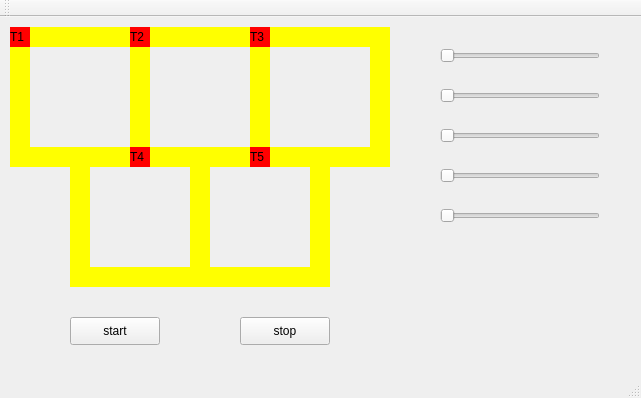
<?xml version="1.0" encoding="UTF-8"?>
<ui version="4.0">
 <class>MainWindow</class>
 <widget class="QMainWindow" name="MainWindow">
  <property name="geometry">
   <rect>
    <x>0</x>
    <y>0</y>
    <width>641</width>
    <height>398</height>
   </rect>
  </property>
  <property name="windowTitle">
   <string>MainWindow</string>
  </property>
  <widget class="QWidget" name="centralWidget">
   <widget class="QLabel" name="trem_1">
    <property name="geometry">
     <rect>
      <x>10</x>
      <y>10</y>
      <width>20</width>
      <height>20</height>
     </rect>
    </property>
    <property name="styleSheet">
     <string notr="true">QLabel { background: red}</string>
    </property>
    <property name="text">
     <string>T1</string>
    </property>
   </widget>
   <widget class="QLabel" name="label_trilho1">
    <property name="geometry">
     <rect>
      <x>10</x>
      <y>10</y>
      <width>140</width>
      <height>20</height>
     </rect>
    </property>
    <property name="styleSheet">
     <string notr="true">QLabel { background: yellow}</string>
    </property>
    <property name="text">
     <string/>
    </property>
   </widget>
   <widget class="QLabel" name="label_trilho4">
    <property name="geometry">
     <rect>
      <x>10</x>
      <y>30</y>
      <width>20</width>
      <height>100</height>
     </rect>
    </property>
    <property name="styleSheet">
     <string notr="true">QLabel { background: yellow}</string>
    </property>
    <property name="text">
     <string/>
    </property>
   </widget>
   <widget class="QLabel" name="trem_2">
    <property name="enabled">
     <bool>true</bool>
    </property>
    <property name="geometry">
     <rect>
      <x>130</x>
      <y>10</y>
      <width>20</width>
      <height>20</height>
     </rect>
    </property>
    <property name="styleSheet">
     <string notr="true">QLabel { background: red}</string>
    </property>
    <property name="text">
     <string>T2</string>
    </property>
    <property name="indent">
     <number>-1</number>
    </property>
   </widget>
   <widget class="QLabel" name="label_trilho1_2">
    <property name="geometry">
     <rect>
      <x>150</x>
      <y>10</y>
      <width>120</width>
      <height>20</height>
     </rect>
    </property>
    <property name="styleSheet">
     <string notr="true">QLabel { background: yellow}</string>
    </property>
    <property name="text">
     <string/>
    </property>
   </widget>
   <widget class="QLabel" name="label_trilho1_3">
    <property name="geometry">
     <rect>
      <x>270</x>
      <y>10</y>
      <width>120</width>
      <height>20</height>
     </rect>
    </property>
    <property name="styleSheet">
     <string notr="true">QLabel { background: yellow}</string>
    </property>
    <property name="text">
     <string/>
    </property>
   </widget>
   <widget class="QLabel" name="label_trilho1_4">
    <property name="geometry">
     <rect>
      <x>10</x>
      <y>130</y>
      <width>140</width>
      <height>20</height>
     </rect>
    </property>
    <property name="styleSheet">
     <string notr="true">QLabel { background: yellow}</string>
    </property>
    <property name="text">
     <string/>
    </property>
   </widget>
   <widget class="QLabel" name="label_trilho4_2">
    <property name="geometry">
     <rect>
      <x>130</x>
      <y>30</y>
      <width>20</width>
      <height>100</height>
     </rect>
    </property>
    <property name="styleSheet">
     <string notr="true">QLabel { background: yellow}</string>
    </property>
    <property name="text">
     <string/>
    </property>
   </widget>
   <widget class="QLabel" name="label_trilho4_3">
    <property name="geometry">
     <rect>
      <x>250</x>
      <y>30</y>
      <width>20</width>
      <height>100</height>
     </rect>
    </property>
    <property name="styleSheet">
     <string notr="true">QLabel { background: yellow}</string>
    </property>
    <property name="text">
     <string/>
    </property>
   </widget>
   <widget class="QLabel" name="label_trilho1_6">
    <property name="geometry">
     <rect>
      <x>150</x>
      <y>130</y>
      <width>120</width>
      <height>20</height>
     </rect>
    </property>
    <property name="styleSheet">
     <string notr="true">QLabel { background: yellow}</string>
    </property>
    <property name="text">
     <string/>
    </property>
   </widget>
   <widget class="QLabel" name="label_trilho1_7">
    <property name="geometry">
     <rect>
      <x>270</x>
      <y>130</y>
      <width>120</width>
      <height>20</height>
     </rect>
    </property>
    <property name="styleSheet">
     <string notr="true">QLabel { background: yellow}</string>
    </property>
    <property name="text">
     <string/>
    </property>
   </widget>
   <widget class="QLabel" name="label_trilho4_4">
    <property name="geometry">
     <rect>
      <x>370</x>
      <y>30</y>
      <width>20</width>
      <height>100</height>
     </rect>
    </property>
    <property name="styleSheet">
     <string notr="true">QLabel { background: yellow}</string>
    </property>
    <property name="text">
     <string/>
    </property>
   </widget>
   <widget class="QLabel" name="label_trilho4_5">
    <property name="geometry">
     <rect>
      <x>310</x>
      <y>150</y>
      <width>20</width>
      <height>100</height>
     </rect>
    </property>
    <property name="styleSheet">
     <string notr="true">QLabel { background: yellow}</string>
    </property>
    <property name="text">
     <string/>
    </property>
   </widget>
   <widget class="QLabel" name="label_trilho1_8">
    <property name="geometry">
     <rect>
      <x>210</x>
      <y>250</y>
      <width>120</width>
      <height>20</height>
     </rect>
    </property>
    <property name="styleSheet">
     <string notr="true">QLabel { background: yellow}</string>
    </property>
    <property name="text">
     <string/>
    </property>
   </widget>
   <widget class="QLabel" name="label_trilho1_9">
    <property name="geometry">
     <rect>
      <x>70</x>
      <y>250</y>
      <width>140</width>
      <height>20</height>
     </rect>
    </property>
    <property name="styleSheet">
     <string notr="true">QLabel { background: yellow}</string>
    </property>
    <property name="text">
     <string/>
    </property>
   </widget>
   <widget class="QLabel" name="label_trilho4_6">
    <property name="geometry">
     <rect>
      <x>190</x>
      <y>150</y>
      <width>20</width>
      <height>100</height>
     </rect>
    </property>
    <property name="styleSheet">
     <string notr="true">QLabel { background: yellow}</string>
    </property>
    <property name="text">
     <string/>
    </property>
   </widget>
   <widget class="QLabel" name="label_trilho4_7">
    <property name="geometry">
     <rect>
      <x>70</x>
      <y>150</y>
      <width>20</width>
      <height>100</height>
     </rect>
    </property>
    <property name="styleSheet">
     <string notr="true">QLabel { background: yellow}</string>
    </property>
    <property name="text">
     <string/>
    </property>
   </widget>
   <widget class="QSlider" name="trem_1_slider">
    <property name="geometry">
     <rect>
      <x>440</x>
      <y>30</y>
      <width>160</width>
      <height>17</height>
     </rect>
    </property>
    <property name="minimum">
     <number>0</number>
    </property>
    <property name="maximum">
     <number>100</number>
    </property>
    <property name="orientation">
     <enum>Qt::Horizontal</enum>
    </property>
    <property name="tickInterval">
     <number>100</number>
    </property>
   </widget>
   <widget class="QSlider" name="trem_5_slider">
    <property name="geometry">
     <rect>
      <x>440</x>
      <y>190</y>
      <width>160</width>
      <height>17</height>
     </rect>
    </property>
    <property name="maximum">
     <number>100</number>
    </property>
    <property name="orientation">
     <enum>Qt::Horizontal</enum>
    </property>
    <property name="tickInterval">
     <number>100</number>
    </property>
   </widget>
   <widget class="QSlider" name="trem_2_slider">
    <property name="geometry">
     <rect>
      <x>440</x>
      <y>70</y>
      <width>160</width>
      <height>17</height>
     </rect>
    </property>
    <property name="minimum">
     <number>0</number>
    </property>
    <property name="maximum">
     <number>100</number>
    </property>
    <property name="orientation">
     <enum>Qt::Horizontal</enum>
    </property>
    <property name="tickInterval">
     <number>100</number>
    </property>
   </widget>
   <widget class="QSlider" name="trem_4_slider">
    <property name="geometry">
     <rect>
      <x>440</x>
      <y>150</y>
      <width>160</width>
      <height>17</height>
     </rect>
    </property>
    <property name="maximum">
     <number>100</number>
    </property>
    <property name="orientation">
     <enum>Qt::Horizontal</enum>
    </property>
    <property name="tickInterval">
     <number>100</number>
    </property>
   </widget>
   <widget class="QSlider" name="trem_3_slider">
    <property name="geometry">
     <rect>
      <x>440</x>
      <y>110</y>
      <width>160</width>
      <height>17</height>
     </rect>
    </property>
    <property name="maximum">
     <number>100</number>
    </property>
    <property name="orientation">
     <enum>Qt::Horizontal</enum>
    </property>
    <property name="tickInterval">
     <number>100</number>
    </property>
   </widget>
   <widget class="QLabel" name="trem_3">
    <property name="geometry">
     <rect>
      <x>250</x>
      <y>10</y>
      <width>20</width>
      <height>20</height>
     </rect>
    </property>
    <property name="styleSheet">
     <string notr="true">QLabel { background: red}</string>
    </property>
    <property name="text">
     <string>T3</string>
    </property>
    <property name="indent">
     <number>-1</number>
    </property>
   </widget>
   <widget class="QLabel" name="trem_4">
    <property name="geometry">
     <rect>
      <x>130</x>
      <y>130</y>
      <width>20</width>
      <height>20</height>
     </rect>
    </property>
    <property name="styleSheet">
     <string notr="true">QLabel { background: red}</string>
    </property>
    <property name="text">
     <string>T4</string>
    </property>
    <property name="indent">
     <number>-1</number>
    </property>
   </widget>
   <widget class="QLabel" name="trem_5">
    <property name="geometry">
     <rect>
      <x>250</x>
      <y>130</y>
      <width>20</width>
      <height>20</height>
     </rect>
    </property>
    <property name="styleSheet">
     <string notr="true">QLabel { background: red}</string>
    </property>
    <property name="text">
     <string>T5</string>
    </property>
    <property name="indent">
     <number>-1</number>
    </property>
   </widget>
   <widget class="QPushButton" name="pushButton">
    <property name="geometry">
     <rect>
      <x>70</x>
      <y>300</y>
      <width>90</width>
      <height>28</height>
     </rect>
    </property>
    <property name="text">
     <string>start</string>
    </property>
   </widget>
   <widget class="QPushButton" name="pushButton_2">
    <property name="geometry">
     <rect>
      <x>240</x>
      <y>300</y>
      <width>90</width>
      <height>28</height>
     </rect>
    </property>
    <property name="text">
     <string>stop</string>
    </property>
   </widget>
   <zorder>label_trilho1</zorder>
   <zorder>label_trilho4</zorder>
   <zorder>label_trilho1_2</zorder>
   <zorder>label_trilho1_3</zorder>
   <zorder>label_trilho1_4</zorder>
   <zorder>label_trilho4_2</zorder>
   <zorder>label_trilho4_3</zorder>
   <zorder>label_trilho1_6</zorder>
   <zorder>label_trilho1_7</zorder>
   <zorder>label_trilho4_4</zorder>
   <zorder>label_trilho4_5</zorder>
   <zorder>label_trilho1_8</zorder>
   <zorder>label_trilho1_9</zorder>
   <zorder>label_trilho4_6</zorder>
   <zorder>label_trilho4_7</zorder>
   <zorder>trem_1_slider</zorder>
   <zorder>trem_5_slider</zorder>
   <zorder>trem_2_slider</zorder>
   <zorder>trem_4_slider</zorder>
   <zorder>trem_3_slider</zorder>
   <zorder>pushButton</zorder>
   <zorder>pushButton_2</zorder>
   <zorder>trem_1</zorder>
   <zorder>trem_2</zorder>
   <zorder>trem_3</zorder>
   <zorder>trem_4</zorder>
   <zorder>trem_5</zorder>
  </widget>
  <widget class="QMenuBar" name="menuBar">
   <property name="geometry">
    <rect>
     <x>0</x>
     <y>0</y>
     <width>641</width>
     <height>22</height>
    </rect>
   </property>
  </widget>
  <widget class="QToolBar" name="mainToolBar">
   <attribute name="toolBarArea">
    <enum>TopToolBarArea</enum>
   </attribute>
   <attribute name="toolBarBreak">
    <bool>false</bool>
   </attribute>
  </widget>
  <widget class="QStatusBar" name="statusBar"/>
 </widget>
 <layoutdefault spacing="6" margin="11"/>
 <resources/>
 <connections/>
</ui>
